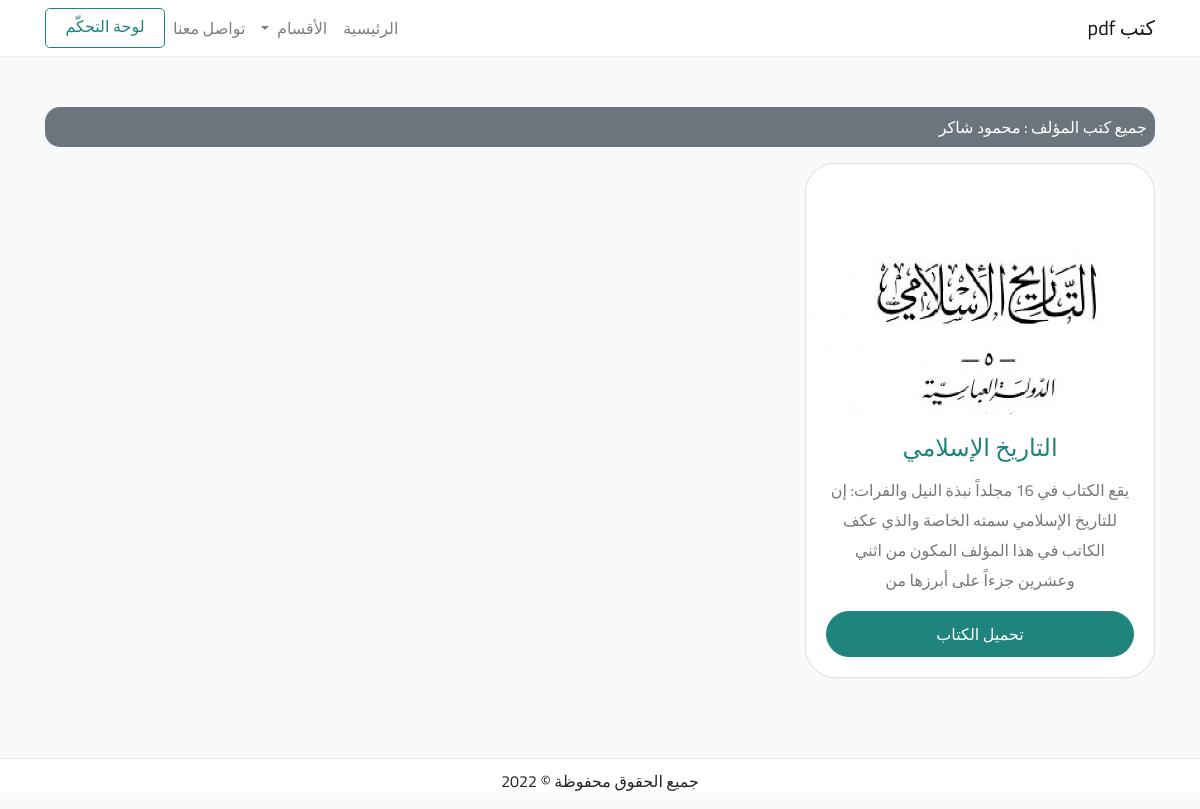
The page /author.php?author=محمود شاكر (signed in) on the database its author committed.
### tables this page shows
CREATE TABLE `books` (
  `id` int(11) NOT NULL,
  `book_title` varchar(200) NOT NULL,
  `author_name` varchar(200) NOT NULL,
  `book_categories` varchar(100) NOT NULL,
  `book_cover` varchar(200) NOT NULL,
  `book` varchar(200) NOT NULL,
  `book_content` varchar(10000) NOT NULL,
  `book_date` date NOT NULL DEFAULT current_timestamp()
);

### author.php (the view)
<?php
    include 'layout/include/header.php';
    if (isset($_GET['author'])){
        $author_name = htmlspecialchars($_GET['author']);
    }
?>
    <div class="books">
        <div class="container">
            <div class="author-info bg-secondary text-white p-2 mb-3" style="border-radius: 15px;">
            <span>جميع كتب المؤلف : </span>
            <span><?php echo $author_name; ?></span>
        </div>
            <div class="row">
            <?php
                $sql = "SELECT * FROM books WHERE author_name = '$author_name'";
                $result = mysqli_query($con, $sql);
                while ($getData = mysqli_fetch_array($result)){
                    ?>
                        <div class="col-md-6 col-lg-4">
                            <div class="card text-center" style="border-radius: 30px;">
                                <div class="img-cover" style="border-radius: 30px;">
                                    <a href="book.php?id=<?php echo $getData['id'] ?> && category=<?php echo $getData['book_categories'];?>">
                                        <img src="uploads/bookCovers/<?php echo $getData['book_cover']; ?>" alt="Book Cover" class="card-img-top">
                                    </a>
                                </div>
                                <div class="card-body">
                                    <h4 class="card-title">
                                        <a href="book.php?id=<?php echo $getData['id'];?> && category=<?php echo $getData['book_categories'];?>">
                                            <?php echo $getData['book_title']; ?>
                                        </a>
                                    </h4>
                                    <p class="card-text"> <?php echo mb_substr($getData['book_content'], 0, 150 , "UTF-8"); ?> </p>
                                    <a href="">
                                        <button class="custom-btn" style="border-radius: 30px;">تحميل الكتاب</button>
                                    </a>
                                </div>
                            </div>
                        </div>
                    <?php
                }
              ?>
            </div>
        </div>
    </div>
<?php
include 'layout/include/footer.php';
?>

### layout/css/custom.css (style rules this page uses)
:root { --main-color: #1f847d; --second-color: #76787d; }
body { background: #f9f9f9dc; font-family: "Cairo", sans-serif; }
.books { margin: 50px 0; }
.card { margin-bottom: 30px; }
.img-cover { height: 250px; overflow: hidden; }
.img-cover .card-img-top { width: 100%; height: auto; display: block; }
.card-title a { color: var(--main-color); transition: 0.3s; }
.card-text { color: #777; line-height: 30px; }
.custom-btn { padding: 10px; border: 1px solid var(--main-color); outline: none; transition: 0.3s; width: 100%; background: var(--main-color); color: #fff; }

### rows shown on the page
books: book_cover (picture), book_title "التاريخ الإسلامي", book_content "يقع الكتاب في 16 مجلداً نبذة النيل والفرات: إن للتاريخ الإسلامي سمته الخاصة والذي عكف الكاتب في هذا المؤلف المكون من اثني وعشرين جزءاً على أبرزها من"

### other values the page prints
$author_name "محمود شاكر"
